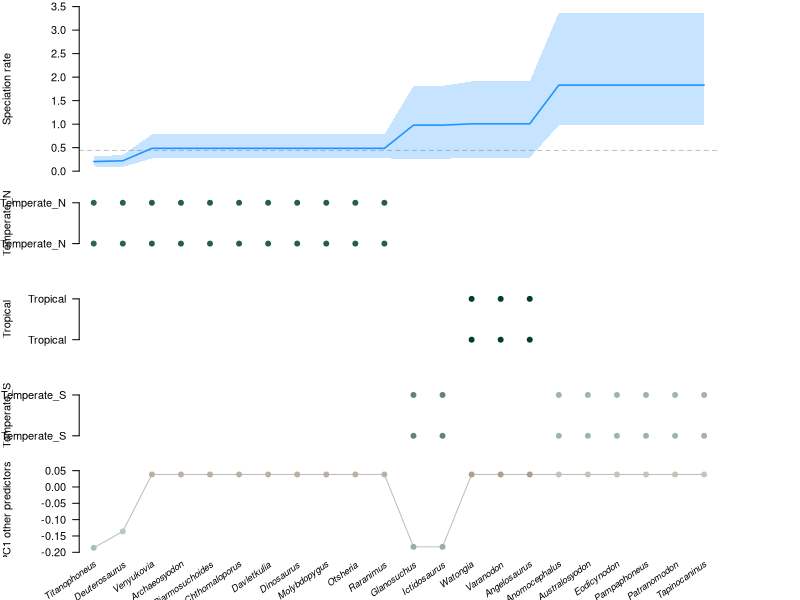

This figure's R source: (Note: this script raises an error after producing the figure.)
pdf(file='C:/Users/SimoesLabAdmin/Documents/pt_diversity_rates/updated_occurrence_analyses/model_7/isotopic_pt_1myr/synapsida/combined_10_contribution_per_species_rates.pdf', width = 7, height = 6, useDingbats = FALSE, pointsize = 7)

ord_by_importance = function(s, consrank, rate_mean) {
  imp = consrank**2
  s = scale(s)
  imp = imp / sum(imp)
  #imp = imp / max(imp)
  s = t(t(s) * imp)
  p = prcomp(cbind(s, scale(rate_mean)))
  ord <- order(p$x[, 1])
  if (cor(1:length(rate_mean), rate_mean[ord]) < 0) {
     ord = order(p$x[, 1], decreasing = TRUE)
  }
  return(ord)
}

is_discrete <- function(x) {
  s = min(x):max(x)
  any(x == 0) && length(s) > 1 && all(s %in% unique(x))
}

combine_predictors <- function(shap, feat, feat_names, n_comb) {
  n_comb1 = n_comb + 1
  idx_comb = n_comb1:ncol(shap)
  shap[, n_comb1] = rowSums(shap[, idx_comb])
  shap = shap[, 1:n_comb1]
  comb_pred = t(do.call('rbind', feat[idx_comb]))
  pc1 = prcomp(comb_pred)$x[, 1]
  feat[[n_comb1]] = pc1
  feat[(n_comb + 2):(length(feat))] = NULL
  feat_names = feat_names[1:n_comb1]
  feat_names[n_comb1] = 'PC1 other predictors'
  out = vector(mode = 'list', length = 3)
  out[[1]] = shap
  out[[2]] = feat
  out[[3]] = feat_names
  return(out)
}

shap_heatmap <- function(shap, baseline, rates, species_names, feat,
                         feat_names, feat_states, rate_type = 'speciation', n_individual_pred = NULL) {
  nfeat = ncol(shap)
  if (!is.null(n_individual_pred)) {
    if ((n_individual_pred + 1) < nfeat) {
      comb_p = combine_predictors(shap, feat, feat_names, n_individual_pred)
      shap = comb_p[[1]]
      feat = comb_p[[2]]
      feat_names = comb_p[[3]]
      nfeat = ncol(shap)
    }
  }
  nspecies = nrow(shap)
  shap_pos = shap > 0
  shap_neg = shap < 0
  shap_sqrt = shap
  shap_sqrt[shap == 0] = 0
  offset_sqrt = 0.0
  shap_sqrt[shap_pos] = sqrt(shap[shap_pos] + offset_sqrt)
  shap_sqrt[shap_neg] = sqrt(-1 * shap[shap_neg] + offset_sqrt)
  max_pos = max(shap_sqrt[shap_pos])
  max_neg = max(shap_sqrt[shap_neg])
  steps_pos = round(max_pos / (max_pos + max_neg), 2) * 200
  steps_neg = round(max_neg / (max_pos + max_neg), 2) * 200
  # BrBG diverging colors
  total_steps = steps_pos + steps_neg
  max_steps = max(c(steps_pos, steps_neg))
  col_pos = colorRampPalette(c('#F5F5F5', '#543005'))(max_steps)
  col_neg = colorRampPalette(c('#F5F5F5', '#003C30'))(max_steps)
  col_pos = col_pos[1:steps_pos]
  col_neg = col_neg[1:steps_neg]
  shap_col = shap
  shap_col[shap == 0] = '#F5F5F5'
  col_idx = findInterval(shap_sqrt[shap_pos], seq(sqrt(offset_sqrt), max_pos, length.out = steps_pos), all.inside = TRUE)
  shap_col[shap_pos] = col_pos[col_idx]
  col_idx = findInterval(shap_sqrt[shap_neg], seq(sqrt(offset_sqrt), max_neg, length.out = steps_neg), all.inside = TRUE)
  shap_col[shap_neg] = col_neg[col_idx]
  species_names = gsub('_', ' ', species_names)
  # Plot
  h = 0.15
  if (nfeat < 10) {
    h = seq(0.4, 0.1, length.out = 9)
    h = h[nfeat]
  }
  heights = c(h, rep((1 - 1.25 * h)/nfeat, nfeat), h/4)
  rate_name = 'Speciation rate'
  rate_col = 'dodgerblue'
  if (rate_type == 'extinction') {
    rate_name = 'Extinction rate'
    rate_col = 'red'
  }
  if (rate_type == 'sampling') {
    rate_name = 'Sampling rate'
    rate_col = 'burlywood2'
  }
  layout(cbind(c(1, 2:(nfeat+2)), c(nfeat + 3, rep(nfeat + 4, nfeat), nfeat + 5)),
         heights = heights, widths = c(0.9, 0.1))
  # Rates per species
  par(las = 1, mar = c(0.1, 6, 0.5, 0.1), mgp = c(5, 1, 0))
  cex_lab = 2 / sqrt(length(feat_names))
  cex_lab = ifelse(cex_lab > 1, 1, cex_lab)
  y_tck = pretty(range(rates, na.rm = TRUE), n = 5)
  plot(0, 0, type = 'n', xaxs = 'i', yaxs = 'i',
       xlim = c(0, nspecies), ylim = range(y_tck),
       axes = FALSE, ylab = rate_name, cex.lab = cex_lab)
  abline(h = baseline, lty = 2, col = 'grey')
  x = c(1:nspecies) - 0.5
  polygon(c(x, rev(x)), c(rates[, 2], rev(rates[, 3])), col = adjustcolor(rate_col, alpha = 0.25), border = NA)
  lines(x, rates[, 1], col = rate_col, lwd = 1.5)
  axis(side = 2, at = y_tck, cex.axis = cex_lab)
  # Shape values
  species_x = c(1:nspecies) - 0.5
  for (i in 1:nfeat) {
    f = feat[[i]]
    if (is.null(dim(f))) {
      d = is_discrete(f)
      y_tck = pretty(range(f), n = 5)
      ylim = range(y_tck)
      if (d) {
        ylim = c(min(f) - 0.5, max(f) + 0.5)
      }
      plot(species_x, f, type = 'n', ylim = ylim,
           xlim = c(0, nspecies), xaxs = 'i', axes = FALSE,
           xlab = '', ylab = feat_names[i], cex.lab = cex_lab)
      if (!d) {
        lines(species_x, f, col = 'grey')
        axis(side = 2, at = y_tck, cex.axis = cex_lab)
      }
      else {
        axis(side = 2, at = min(f):max(f), cex.axis = cex_lab)
      }
      points(species_x, f, pch = 19, col = shap_col[, i])
    }
    else {
      nr = nrow(f)
      plot(0, 0, type = 'n', ylim = c(1 - 0.5, nr + 0.5),
           xlim = c(0, nspecies), xaxs = 'i', axes = FALSE,
           xlab = '', ylab = feat_names[i], cex.lab = cex_lab)
      axis(side = 2, at = 1:nr, labels = feat_states[[i]], cex.axis = cex_lab)
      for (j in 1:nr) {
        fj = f[j, ]
        idx = fj == 1
        points(species_x[idx], rep(j, sum(idx)), pch = 19, col = shap_col[idx, i])
      }
    }
  }
  # Species names
  par(mar = c(0.1, 6, 0.5, 0.1), mgp = c(3, 0.1, 0))
  plot(0, 0, type = 'n', xlim = c(0, nspecies), ylim = c(0, 3),
       xaxs = 'i', axes = FALSE, xlab = '', ylab = '')
  text(x = species_x, y = 3, labels = species_names,
       xpd = NA, srt = 35, adj = 0.965,
       cex = 4 / sqrt(length(species_names)), font = 3)
  # Empty plot
  plot(0, 0, type = 'n', axes = FALSE, xlab = '', ylab = '')
  # Legend
  col = c(rev(col_neg), col_pos)
  n_lead_digit = nchar(as.character(max(round(abs(shap)))))
  par(mar = c(4, 0.5, 0.5, 0.5), mgp = c(3, 1, 0))
  plot(0, 0, type = 'n', xlab = '', ylab = '', axes = FALSE,
       xlim = c(0, 2), ylim = c(0, 1.05 * total_steps))
  for (j in 1:total_steps) {
    rect(0, j - 1, 0.7, j, border = col[j], col = col[j])
  }
  rect(0, 0, 0.7, total_steps, border = 'black')
  lines(x = c(0.7, 1.0), y = rep(steps_neg, 2))
  text(x = 0, y = 1.05 * total_steps, labels = 'Rate change', adj = c(0, 0.5))
  a = c(1, 0.5) # right align
  text(x = 2, y = steps_neg, labels = sprintf(paste0('%.', 3 - n_lead_digit, 'f'), 0), adj = a)
  n_tck = 4
  s = seq(sqrt(offset_sqrt), max(c(max_pos, max_neg)), length.out = n_tck)
  pos = (s / s[n_tck]) * max_steps
  pos = pos[-1]
  s = s[-1]
  for (i in 1:length(pos)) {
    p = steps_neg + pos[i]
    if (p <= total_steps) {
      lines(x = c(0.7, 1.0), y = rep(p, 2))
      text(x = 2, y = p, adj = a, labels = sprintf(paste0('%.', 3 - n_lead_digit, 'f'), s[i]**2))
    }
    p = steps_neg - pos[i]
    if (p >= 0) {
      lines(x = c(0.7, 1.0), y = rep(p, 2))
      text(x = 2, y = p, adj = a, labels = sprintf(paste0('%.', 3 - n_lead_digit, 'f'), -(s[i]**2)))
    }
  }
}

consrank=c(3.0, 0.0,1.0,2.0,4.0,5.0)
consrank2 = order(consrank, decreasing = FALSE)
consrank = order(consrank, decreasing = TRUE)
shap_list = list()
shap_list[[1]]=c(0.23757564137535508, 0.08282669241303107,0.09427081829868257,0.08282669241303107,0.09427081829868257,0.09427081829868257,0.09427081829868257,-0.2329702454339713,0.09427081829868257,0.08282669241303107,-0.37830802032346766,-0.37830802032346766,0.09427081829868257,0.09427081829868257,0.08282669241303107,0.08282669241303107,0.09427081829868257,0.08282669241303107,-0.2802100843191147,0.23757564167465253,0.09427081845700741,0.2375756399592068)
shap_list[[2]]=c(0.9883891450888685, 0.4341720146866615,-1.2172408433072268,0.4341720146866615,-1.2172408433072268,-1.2172408433072268,-1.2172408433072268,-1.1568421044200659,-1.2172408433072268,0.4341720146866615,1.057109254889699,1.057109254889699,-1.2172408433072268,-1.2172408433072268,0.4341720146866615,0.4341720146866615,-1.2172408433072268,0.4341720146866615,-1.1180049299448729,0.9883891463340396,-1.2172408444993197,0.9883891459430195)
shap_list[[3]]=c(-1.7455800864699478, 0.06451953242441694,0.15718178765848279,0.06451953242441694,0.15718178765848279,0.15718178765848279,0.15718178765848279,0.15980722127482294,0.15718178765848279,0.06451953242441694,0.1711222802814604,0.1711222802814604,0.15718178765848279,0.15718178765848279,0.06451953242441694,0.06451953242441694,0.15718178765848279,0.06451953242441694,0.1581530411168933,-1.745580088669027,0.1571817878074944,-1.7455800916943767)
shap_list[[4]]=c(0.7442860803053981, -0.221402257787856,0.7022092512180097,-0.221402257787856,0.7022092512180097,0.7022092512180097,0.7022092512180097,0.6805654839496128,0.7022092512180097,-0.221402257787856,-0.6514176537182448,-0.6514176537182448,0.7022092512180097,0.7022092512180097,-0.221402257787856,-0.221402257787856,0.7022092512180097,-0.221402257787856,0.6749288377165794,0.7442860812430486,0.702209251516033,0.7442860802303413)
shap_list[[5]]=c(0.050813434821396844, 0.019137079676311553,0.05591890151612461,0.019137079676311553,0.05591890151612461,0.05591890151612461,0.05591890151612461,0.06116746557876468,0.05591890151612461,0.019137079676311553,0.05714770606218095,0.05714770606218095,0.05591890151612461,0.05591890151612461,0.019137079676311553,0.019137079676311553,0.05591890151612461,0.019137079676311553,0.06144734313013032,0.050813434918104625,0.05591890155337751,0.05081343453475258)
shap_list[[6]]=c(0.0552278785365768, 0.020638268151125495,0.06309428231790662,0.020638268151125495,0.06309428231790662,0.06309428231790662,0.06309428231790662,0.06704455222934484,0.06309428231790662,0.020638268151125495,0.06183810134891101,0.06183810134891101,0.06309428231790662,0.06309428231790662,0.020638268151125495,0.020638268151125495,0.06309428231790662,0.020638268151125495,0.06679540235549211,0.055227877952290935,0.06309428172186017,0.05522788559889349)
shap = do.call('cbind', shap_list)
baseline = 0.44116786524653434
rate=c(1.0067975251236931, 1.8298843498615316,0.4858849372831173,1.8298843498615316,0.4858849372831173,0.4858849372831173,0.4858849372831173,0.22107389779528602,0.4858849372831173,1.8298843498615316,0.9790690084279049,0.9790690084279049,0.4858849372831173,0.4858849372831173,1.8298843498615316,1.8298843498615316,0.4858849372831173,1.8298843498615316,0.20466363911749796,1.0067975245276466,0.4858849364728667,1.0067975239269435)
rate_lwr=c(0.28859447315335274, 0.9751256555318832,0.27175508067011833,0.9751256555318832,0.27175508067011833,0.27175508067011833,0.27175508067011833,0.08908496424555779,0.27175508067011833,0.9751256555318832,0.26240058802068233,0.26240058802068233,0.27175508067011833,0.27175508067011833,0.9751256555318832,0.9751256555318832,0.27175508067011833,0.9751256555318832,0.1003761813044548,0.28859447315335274,0.27175508067011833,0.288594588637352)
rate_upr=c(1.9088799078017473, 3.367914564907551,0.7801831588149071,3.367914564907551,0.7801831588149071,0.7801831588149071,0.7801831588149071,0.3453534319996834,0.7801831588149071,3.367914564907551,1.813925214111805,1.813925214111805,0.7801831588149071,0.7801831588149071,3.367914564907551,3.367914564907551,0.7801831588149071,3.367914564907551,0.3145822659134865,1.9088799078017473,0.7801831588149071,1.9088799078017473)
rates = cbind(rate, rate_lwr, rate_upr)
species_names = c()
species_names = c(species_names, 'Angelosaurus')
species_names = c(species_names, 'Anomocephalus')
species_names = c(species_names, 'Archaeosyodon')
species_names = c(species_names, 'Australosyodon')
species_names = c(species_names, 'Biarmosuchoides')
species_names = c(species_names, 'Chthomaloporus')
species_names = c(species_names, 'Davletkulia')
species_names = c(species_names, 'Deuterosaurus')
species_names = c(species_names, 'Dinosaurus')
species_names = c(species_names, 'Eodicynodon')
species_names = c(species_names, 'Glanosuchus')
species_names = c(species_names, 'Ictidosaurus')
species_names = c(species_names, 'Molybdopygus')
species_names = c(species_names, 'Otsheria')
species_names = c(species_names, 'Pampaphoneus')
species_names = c(species_names, 'Patranomodon')
species_names = c(species_names, 'Raranimus')
species_names = c(species_names, 'Tapinocaninus')
species_names = c(species_names, 'Titanophoneus')
species_names = c(species_names, 'Varanodon')
species_names = c(species_names, 'Venyukovia')
species_names = c(species_names, 'Watongia')
feat_names = c()
feat_names = c(feat_names, 'lat_range_z_trans')
feat_names = c(feat_names, 'Temperate_N')
feat_names = c(feat_names, 'Tropical')
feat_names = c(feat_names, 'Temperate_S')
feat_names = c(feat_names, 'Antarctic')
feat_names = c(feat_names, 'time')
ord = ord_by_importance(shap, consrank, rate)
shap_ord = shap[ord, consrank2, drop = FALSE]
rates_ord = rates[ord, ]
species_names_ord = species_names[ord]
feat_names_ord = feat_names[consrank2]
feat = vector(mode = 'list', length = 6)
feat_states = vector(mode = 'list', length = 6)
tmp = vector(mode = 'list', length = 2)
tmp_states = c()
tmp[[1]]=c(-0.2974245548248291, -0.2974245548248291,-0.2974245548248291,-0.2974245548248291,-0.2974245548248291,-0.2974245548248291,-0.2974245548248291,-0.17417509853839874,-0.2974245548248291,-0.2974245548248291,-0.1407773196697235,-0.1407773196697235,-0.2974245548248291,-0.2974245548248291,-0.2974245548248291,-0.2974245548248291,-0.2974245548248291,-0.2974245548248291,-0.13867215812206268,-0.2974245548248291,-0.2974245548248291,-0.2974245548248291)
tmp_states = c(tmp_states, 'lat_range_z_trans')
tmp[[8]]=c(-0.2974245548248291, -0.2974245548248291,-0.2974245548248291,-0.2974245548248291,-0.2974245548248291,-0.2974245548248291,-0.2974245548248291,-0.17417509853839874,-0.2974245548248291,-0.2974245548248291,-0.1407773196697235,-0.1407773196697235,-0.2974245548248291,-0.2974245548248291,-0.2974245548248291,-0.2974245548248291,-0.2974245548248291,-0.2974245548248291,-0.13867215812206268,-0.2974245548248291,-0.2974245548248291,-0.2974245548248291)
tmp_states = c(tmp_states, 'lat_range_z_trans')
tmp = do.call('rbind', tmp)
feat[[1]] = tmp[, ord]
feat_states[[1]] = tmp_states
tmp = vector(mode = 'list', length = 2)
tmp_states = c()
tmp[[2]]=c(0.0, 0.0,1.0,0.0,1.0,1.0,1.0,1.0,1.0,0.0,0.0,0.0,1.0,1.0,0.0,0.0,1.0,0.0,1.0,0.0,1.0,0.0)
tmp_states = c(tmp_states, 'Temperate_N')
tmp[[9]]=c(0.0, 0.0,1.0,0.0,1.0,1.0,1.0,1.0,1.0,0.0,0.0,0.0,1.0,1.0,0.0,0.0,1.0,0.0,1.0,0.0,1.0,0.0)
tmp_states = c(tmp_states, 'Temperate_N')
tmp = do.call('rbind', tmp)
feat[[2]] = tmp[, ord]
feat_states[[2]] = tmp_states
tmp = vector(mode = 'list', length = 2)
tmp_states = c()
tmp[[3]]=c(1.0, 0.0,0.0,0.0,0.0,0.0,0.0,0.0,0.0,0.0,0.0,0.0,0.0,0.0,0.0,0.0,0.0,0.0,0.0,1.0,0.0,1.0)
tmp_states = c(tmp_states, 'Tropical')
tmp[[10]]=c(1.0, 0.0,0.0,0.0,0.0,0.0,0.0,0.0,0.0,0.0,0.0,0.0,0.0,0.0,0.0,0.0,0.0,0.0,0.0,1.0,0.0,1.0)
tmp_states = c(tmp_states, 'Tropical')
tmp = do.call('rbind', tmp)
feat[[3]] = tmp[, ord]
feat_states[[3]] = tmp_states
tmp = vector(mode = 'list', length = 2)
tmp_states = c()
tmp[[4]]=c(0.0, 1.0,0.0,1.0,0.0,0.0,0.0,0.0,0.0,1.0,1.0,1.0,0.0,0.0,1.0,1.0,0.0,1.0,0.0,0.0,0.0,0.0)
tmp_states = c(tmp_states, 'Temperate_S')
tmp[[11]]=c(0.0, 1.0,0.0,1.0,0.0,0.0,0.0,0.0,0.0,1.0,1.0,1.0,0.0,0.0,1.0,1.0,0.0,1.0,0.0,0.0,0.0,0.0)
tmp_states = c(tmp_states, 'Temperate_S')
tmp = do.call('rbind', tmp)
feat[[4]] = tmp[, ord]
feat_states[[4]] = tmp_states
tmp = vector(mode = 'list', length = 2)
tmp_states = c()
tmp[[5]]=c(0.0, 0.0,0.0,0.0,0.0,0.0,0.0,0.0,0.0,0.0,0.0,0.0,0.0,0.0,0.0,0.0,0.0,0.0,0.0,0.0,0.0,0.0)
tmp_states = c(tmp_states, 'Antarctic')
tmp[[12]]=c(0.0, 0.0,0.0,0.0,0.0,0.0,0.0,0.0,0.0,0.0,0.0,0.0,0.0,0.0,0.0,0.0,0.0,0.0,0.0,0.0,0.0,0.0)
tmp_states = c(tmp_states, 'Antarctic')
tmp = do.call('rbind', tmp)
feat[[5]] = tmp[, ord]
feat_states[[5]] = tmp_states
tmp = vector(mode = 'list', length = 2)
tmp_states = c()
tmp[[7]]=c(269.24935560075755, 269.24935560075755,269.24935560075755,269.24935560075755,269.24935560075755,269.24935560075755,269.24935560075755,269.24935560075755,269.24935560075755,269.24935560075755,269.24935560075755,269.24935560075755,269.24935560075755,269.24935560075755,269.24935560075755,269.24935560075755,269.24935560075755,269.24935560075755,269.24935560075755,269.24935560075755,269.24935560075755,269.24935560075755)
tmp_states = c(tmp_states, 'time')
tmp[[14]]=c(269.24935560075755, 269.24935560075755,269.24935560075755,269.24935560075755,269.24935560075755,269.24935560075755,269.24935560075755,269.24935560075755,269.24935560075755,269.24935560075755,269.24935560075755,269.24935560075755,269.24935560075755,269.24935560075755,269.24935560075755,269.24935560075755,269.24935560075755,269.24935560075755,269.24935560075755,269.24935560075755,269.24935560075755,269.24935560075755)
tmp_states = c(tmp_states, 'time')
tmp = do.call('rbind', tmp)
feat[[6]] = tmp[, ord]
feat_states[[6]] = tmp_states
feat_ord = feat[consrank2]
feat_states_ord = feat_states[consrank2]
shap_heatmap(shap_ord, baseline, rates_ord, species_names_ord, feat_ord,
             feat_names_ord, feat_states_ord, rate_type = 'speciation', n_individual_pred = 3)

consrank=c(3.0, 0.0,2.0,1.0,5.0,4.0)
consrank2 = order(consrank, decreasing = FALSE)
consrank = order(consrank, decreasing = TRUE)
shap_list = list()
shap_list[[1]]=c(0.12219591375440358, 0.12219591375440358,0.12219591375440358,0.12219591375440358,0.0436940274450836)
shap_list[[2]]=c(-0.48550250291824343, -0.48550250291824343,-0.48550250291824343,-0.48550250291824343,0.2386025466709938)
shap_list[[3]]=c(0.21203644674271346, 0.21203644674271346,0.21203644674271346,0.21203644674271346,-0.16419866658690155)
shap_list[[4]]=c(0.2096474721096456, 0.2096474721096456,0.2096474721096456,0.2096474721096456,0.06314239515342517)
shap_list[[5]]=c(0.021219801539555192, 0.021219801539555192,0.021219801539555192,0.021219801539555192,0.004972081197789542)
shap_list[[6]]=c(0.021219801250845195, 0.021219801250845195,0.021219801250845195,0.021219801250845195,0.004972078625205848)
shap = do.call('cbind', shap_list)
baseline = 0.2011286249011755
rate=c(0.3656049619987607, 0.3656049619987607,0.3656049619987607,0.3656049619987607,1.0530139117012731)
rate_lwr=c(0.18161065597087145, 0.18161065597087145,0.18161065597087145,0.18161065597087145,0.3193810172379017)
rate_upr=c(0.539758026599884, 0.539758026599884,0.539758026599884,0.539758026599884,2.1404996309429407)
rates = cbind(rate, rate_lwr, rate_upr)
species_names = c()
species_names = c(species_names, 'Davletkulia')
species_names = c(species_names, 'Microsyodon')
species_names = c(species_names, 'Raranimus')
species_names = c(species_names, 'Sinophoneus')
species_names = c(species_names, 'Varanodon')
feat_names = c()
feat_names = c(feat_names, 'lat_range_z_trans')
feat_names = c(feat_names, 'Temperate_N')
feat_names = c(feat_names, 'Tropical')
feat_names = c(feat_names, 'Temperate_S')
feat_names = c(feat_names, 'Antarctic')
feat_names = c(feat_names, 'time')
ord = ord_by_importance(shap, consrank, rate)
shap_ord = shap[ord, consrank2, drop = FALSE]
rates_ord = rates[ord, ]
species_names_ord = species_names[ord]
feat_names_ord = feat_names[consrank2]
feat = vector(mode = 'list', length = 6)
feat_states = vector(mode = 'list', length = 6)
tmp = vector(mode = 'list', length = 2)
tmp_states = c()
tmp[[1]]=c(-0.2974245548248291, -0.2974245548248291,-0.2974245548248291,-0.2974245548248291,-0.2974245548248291)
tmp_states = c(tmp_states, 'lat_range_z_trans')
tmp[[8]]=c(-0.2974245548248291, -0.2974245548248291,-0.2974245548248291,-0.2974245548248291,-0.2974245548248291)
tmp_states = c(tmp_states, 'lat_range_z_trans')
tmp = do.call('rbind', tmp)
feat[[1]] = tmp[, ord]
feat_states[[1]] = tmp_states
tmp = vector(mode = 'list', length = 2)
tmp_states = c()
tmp[[2]]=c(1.0, 1.0,1.0,1.0,0.0)
tmp_states = c(tmp_states, 'Temperate_N')
tmp[[9]]=c(1.0, 1.0,1.0,1.0,0.0)
tmp_states = c(tmp_states, 'Temperate_N')
tmp = do.call('rbind', tmp)
feat[[2]] = tmp[, ord]
feat_states[[2]] = tmp_states
tmp = vector(mode = 'list', length = 2)
tmp_states = c()
tmp[[3]]=c(0.0, 0.0,0.0,0.0,1.0)
tmp_states = c(tmp_states, 'Tropical')
tmp[[10]]=c(0.0, 0.0,0.0,0.0,1.0)
tmp_states = c(tmp_states, 'Tropical')
tmp = do.call('rbind', tmp)
feat[[3]] = tmp[, ord]
feat_states[[3]] = tmp_states
tmp = vector(mode = 'list', length = 2)
tmp_states = c()
tmp[[4]]=c(0.0, 0.0,0.0,0.0,0.0)
tmp_states = c(tmp_states, 'Temperate_S')
tmp[[11]]=c(0.0, 0.0,0.0,0.0,0.0)
tmp_states = c(tmp_states, 'Temperate_S')
tmp = do.call('rbind', tmp)
feat[[4]] = tmp[, ord]
feat_states[[4]] = tmp_states
tmp = vector(mode = 'list', length = 2)
tmp_states = c()
tmp[[5]]=c(0.0, 0.0,0.0,0.0,0.0)
tmp_states = c(tmp_states, 'Antarctic')
tmp[[12]]=c(0.0, 0.0,0.0,0.0,0.0)
tmp_states = c(tmp_states, 'Antarctic')
tmp = do.call('rbind', tmp)
feat[[5]] = tmp[, ord]
feat_states[[5]] = tmp_states
tmp = vector(mode = 'list', length = 2)
tmp_states = c()
tmp[[7]]=c(269.24935560075755, 269.24935560075755,269.24935560075755,269.24935560075755,269.24935560075755)
tmp_states = c(tmp_states, 'time')
tmp[[14]]=c(269.24935560075755, 269.24935560075755,269.24935560075755,269.24935560075755,269.24935560075755)
tmp_states = c(tmp_states, 'time')
tmp = do.call('rbind', tmp)
feat[[6]] = tmp[, ord]
feat_states[[6]] = tmp_states
feat_ord = feat[consrank2]
feat_states_ord = feat_states[consrank2]
shap_heatmap(shap_ord, baseline, rates_ord, species_names_ord, feat_ord,
             feat_names_ord, feat_states_ord, rate_type = 'extinction', n_individual_pred = 3)

dev.off()
